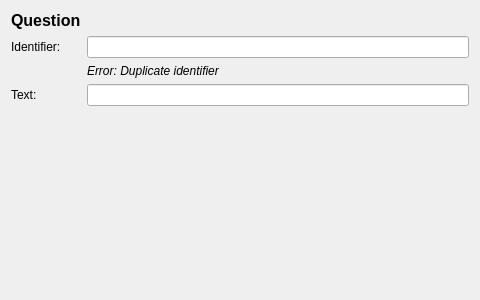
<?xml version="1.0" encoding="UTF-8"?>
<ui version="4.0">
 <class>QuestionElementEditor</class>
 <widget class="QWidget" name="QuestionElementEditor">
  <property name="geometry">
   <rect>
    <x>0</x>
    <y>0</y>
    <width>480</width>
    <height>300</height>
   </rect>
  </property>
  <property name="minimumSize">
   <size>
    <width>480</width>
    <height>0</height>
   </size>
  </property>
  <property name="windowTitle">
   <string>Form</string>
  </property>
  <layout class="QFormLayout" name="formLayout">
   <item row="0" column="0">
    <widget class="QLabel" name="label">
     <property name="font">
      <font>
       <pointsize>12</pointsize>
       <weight>75</weight>
       <bold>true</bold>
      </font>
     </property>
     <property name="text">
      <string>Question</string>
     </property>
    </widget>
   </item>
   <item row="1" column="0">
    <widget class="QLabel" name="label_2">
     <property name="text">
      <string>Identifier:</string>
     </property>
    </widget>
   </item>
   <item row="1" column="1">
    <widget class="QLineEdit" name="qid_edit">
     <property name="minimumSize">
      <size>
       <width>200</width>
       <height>0</height>
      </size>
     </property>
    </widget>
   </item>
   <item row="3" column="0">
    <widget class="QLabel" name="label_3">
     <property name="text">
      <string>Text:</string>
     </property>
    </widget>
   </item>
   <item row="3" column="1">
    <widget class="QLineEdit" name="text_edit">
     <property name="minimumSize">
      <size>
       <width>200</width>
       <height>0</height>
      </size>
     </property>
    </widget>
   </item>
   <item row="2" column="1">
    <widget class="QLabel" name="duplicateErrorLabel">
     <property name="font">
      <font>
       <italic>true</italic>
      </font>
     </property>
     <property name="text">
      <string>Error: Duplicate identifier</string>
     </property>
    </widget>
   </item>
  </layout>
 </widget>
 <resources/>
 <connections/>
</ui>
